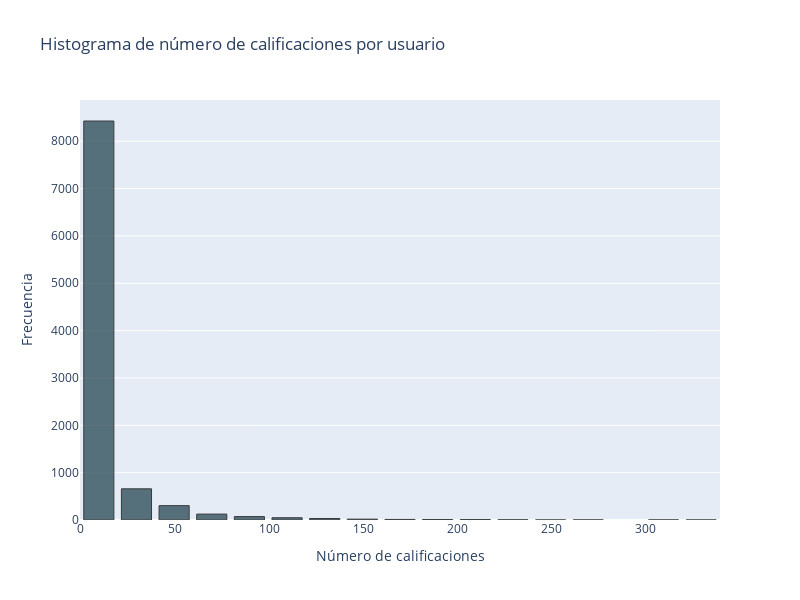

The cell this chart's notebook holds for it:
### Code cell
fn.plot_histogram(rating_movies, 'cnt_rat', bins=20, color='#264653')

### Figure 1 — Plotly figure (JSON) as saved in the notebook; plotly's stock layout.template omitted (floating-point values rounded to 4 significant figures; data arrays with more than 128 entries replaced by an {"elided": "..."} marker saying what was removed)
{"data": [{"marker": {"color": "#264653", "line": {"color": "black", "width": 1}}, "nbinsx": 20, "opacity": 0.75, "type": "histogram", "x": {"elided": "9724 int values"}}], "layout": {"bargap": 0.2, "height": 600, "title": {"text": "Histograma de número de calificaciones por usuario"}, "width": 800, "xaxis": {"title": {"text": "Número de calificaciones"}}, "yaxis": {"title": {"text": "Frecuencia"}}}}
